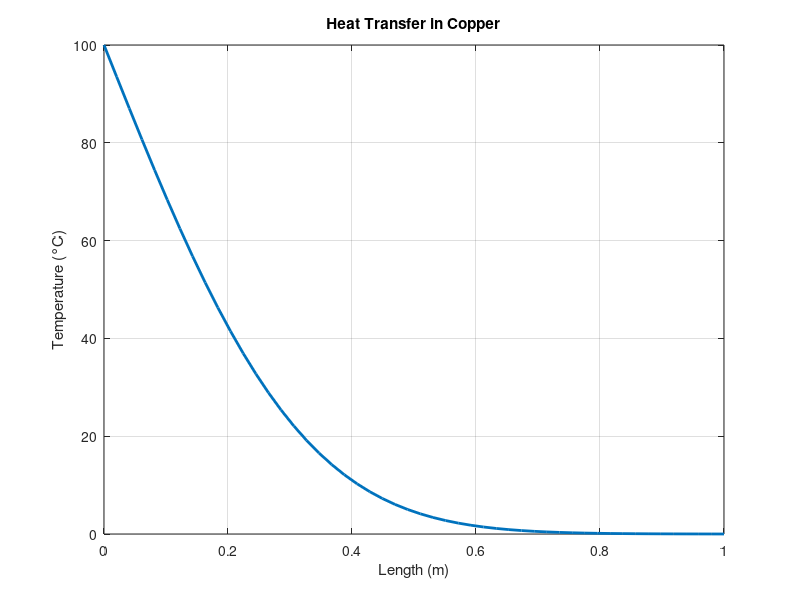

This figure's MATLAB source:
L = 1;
nx = 50;
dx = L / nx;
alpha = 1.11e-4; % Copper
dt = 0.25 * dx^2 / alpha;
nt = 300;

T = zeros(nx,1);
T(1) = 100;

for n = 1:nt
    Tnew = T;
    for i = 2:nx-1
        Tnew(i) = T(i) + alpha * dt / dx^2 * ...
                 (T(i+1) - 2*T(i) + T(i-1));
    end
    T = Tnew;
end

x = linspace(0, L, nx);
plot(x, T, 'LineWidth', 2)
xlabel('Length (m)')
ylabel('Temperature (°C)')
title('Heat Transfer in Copper')
grid on
